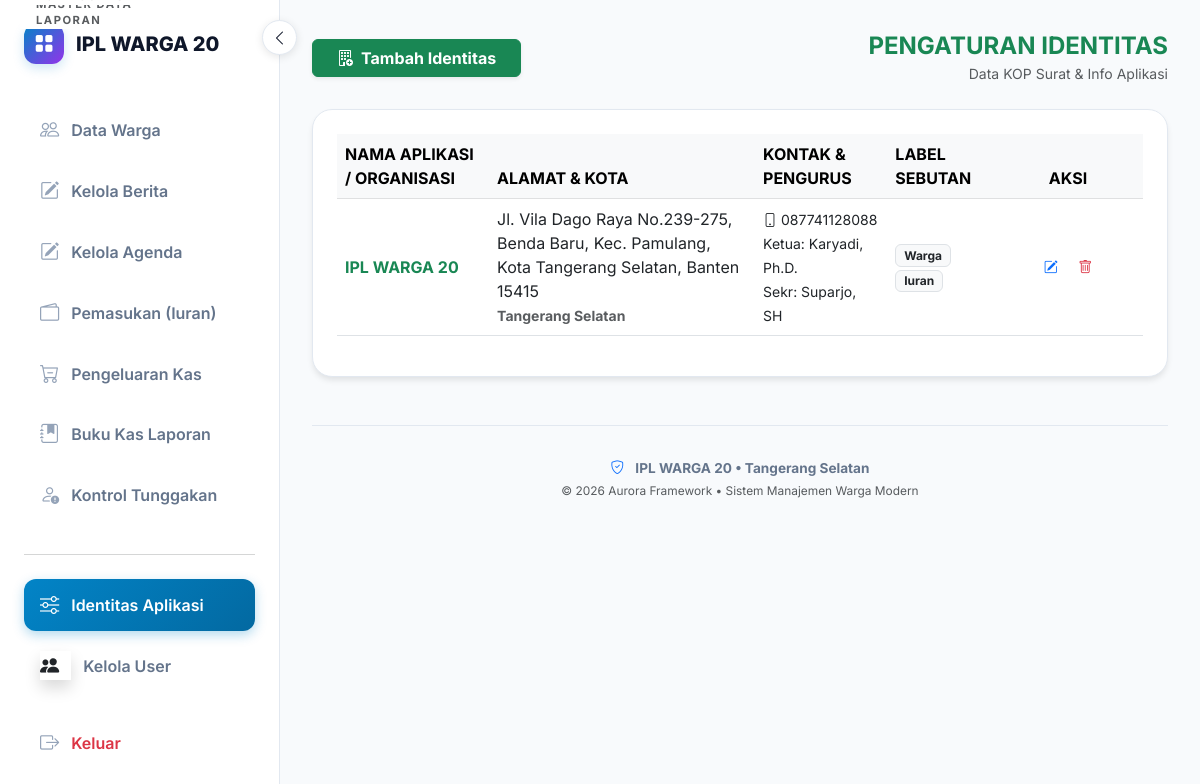
Page /identitas (signed in) on the committed database.
### models.py (models this page shows)
class Identitas(db.Model):
    id = db.Column(db.Integer, primary_key=True)
    nama_app = db.Column(db.String(100))
    alamat = db.Column(db.String(255))
    kota = db.Column(db.String(50))
    no_hp = db.Column(db.String(20))
    ketua = db.Column(db.String(100))
    sekretaris = db.Column(db.String(100))
    keterangan = db.Column(db.String(255))
    visi = db.Column(db.Text)
    misi = db.Column(db.Text)
    sejarah = db.Column(db.Text)
    label_anggota = db.Column(db.String(50), default='Warga')
    label_iuran = db.Column(db.String(50), default='Iuran')
    label_tingkat1 = db.Column(db.String(50), default='Zona')
    label_tingkat2 = db.Column(db.String(50), default='Blok')
    label_tingkat3 = db.Column(db.String(50), default='Cluster')

### app.py (the view)
@app.route('/identitas')
@login_required
def identitas_page():
    return render_template('identitas.html', data=Identitas.query.all())

### app.py (called while the page is built)
@login_manager.user_loader
def load_user(user_id):
    return db.session.get(User, int(user_id))

@app.before_request
def check_app_license():
    if request.endpoint and ('static' in request.endpoint or 'activate_license' in request.endpoint):
        return
    status, days_left = license_mgr.check_license()
    if status == "EXPIRED":
        return render_template_string(ACTIVATION_PAGE_HTML, hwid=license_mgr.get_hwid())
    request.license_status = status
    request.license_days_left = days_left

@app.context_processor
def inject_globals():
    berita_sidebar = Berita.query.order_by(Berita.tanggal.desc()).limit(5).all()
    agenda_sidebar = Agenda.query.order_by(Agenda.tanggal_kegiatan.asc()).limit(3).all()
    status = getattr(request, 'license_status', 'ACTIVE')
    days = getattr(request, 'license_days_left', 0)
    return {
        'datetime': datetime,
        'identitas': Identitas.query.first(),
        'active_page': request.path,
        'current_user': current_user,
        'sidebar_berita': berita_sidebar,
        'sidebar_agenda': agenda_sidebar,
        'is_trial': (status == 'TRIAL'),
        'license_days': days,
        'machine_id': license_mgr.get_hwid()
    }

    def get_hwid(self):
        try:
            sys_plat = platform.system()
            if sys_plat == 'Windows':
                cmd = 'wmic csproduct get uuid'
                return subprocess.check_output(cmd, shell=True).decode().split('\n')[1].strip()
            elif sys_plat == 'Darwin':  # macOS
                cmd = "ioreg -rd1 -c IOPlatformExpertDevice | grep -E '(IOPlatformUUID|uuid)'"
                output = subprocess.check_output(cmd, shell=True).decode()
                return output.split('"')[-2]
            return hashlib.sha256(str(uuid.getnode()).encode()).hexdigest()[:16].upper()
        except Exception:
            return "UNKNOWN-MACHINE-ID"

    def get_expected_key(self):
        hwid = self.get_hwid()
        raw = f"{hwid}::{self.secret_salt}"
        return hashlib.sha256(raw.encode()).hexdigest()[:20].upper()

    def _load_license_file(self):
        if os.path.exists(self.license_file):
            try:
                with open(self.license_file, 'r') as f:
                    return json.load(f)
            except: return None
        return None

### templates/identitas.html (shortened to what this page needs)
{% extends "base.html" %}
{% block content %}
<div class="row animate__animated animate__fadeIn">
    <div class="col-md-12 mb-4 d-flex justify-content-between align-items-center">
        <button type="button" class="btn btn-success px-4 shadow-sm fw-bold" data-bs-toggle="modal" data-bs-target="#modalTambahIdentitas">
            <i class="bi bi-building-add me-2"></i>Tambah Identitas
        </button>
        <div class="text-end">
            <h4 class="fw-bold text-success mb-0">PENGATURAN IDENTITAS</h4>
            <small class="text-muted">Data KOP Surat & Info Aplikasi</small>
        </div>
    </div>
    <div class="col-md-12">
        <div class="card shadow-sm border-0 p-4 text-dark">
            <div class="table-responsive">
                <table class="table table-hover w-100 align-middle">
                    <thead class="text-secondary table-light">
                        <tr>
                            <th>NAMA APLIKASI / ORGANISASI</th>
                            <th>ALAMAT & KOTA</th>
                            <th>KONTAK & PENGURUS</th>
                            <th>LABEL SEBUTAN</th>
                            <th class="text-center" style="width: 150px;">AKSI</th>
                        </tr>
                    </thead>
                    <tbody>
                        {% for d in data %}
                        <tr>
                            <td class="fw-bold text-success">{{ d.nama_app }}</td>
                            <td>
                                {{ d.alamat }}<br>
                                <small class="text-muted fw-bold">{{ d.kota }}</small>
                            </td>
                            <td>
                                <small><i class="bi bi-phone me-1"></i>{{ d.no_hp }}</small><br>
                                <small>Ketua: {{ d.ketua }}</small><br>
                                <small>Sekr: {{ d.sekretaris }}</small>
                            </td>
                            <td>
                                <span class="badge bg-light text-dark border">{{ d.label_anggota }}</span>
                                <span class="badge bg-light text-dark border">{{ d.label_iuran }}</span>
                            </td>
                            <td class="text-center">
                                <button type="button" class="btn btn-sm btn-outline-primary border-0 btn-edit-identitas"
                                        data-id="{{ d.id }}"
                                        data-nama="{{ d.nama_app }}"
                                        data-alamat="{{ d.alamat }}"
                                        data-kota="{{ d.kota }}"
                                        data-hp="{{ d.no_hp }}"
                                        data-ketua="{{ d.ketua }}"
                                        data-sekretaris="{{ d.sekretaris }}"
                                        data-ket="{{ d.keterangan }}"
                                        data-l_anggota="{{ d.label_anggota }}"
                                        data-l_iuran="{{ d.label_iuran }}"
                                        data-l_t1="{{ d.label_tingkat1 }}"
                                        data-l_t2="{{ d.label_tingkat2 }}"
                                        data-l_t3="{{ d.label_tingkat3 }}">
                                    <i class="bi bi-pencil-square"></i>
                                </button>
                                <a href="/identitas/hapus/{{ d.id }}" class="btn btn-sm btn-outline-danger border-0"
                                   onclick="return confirm('PERINGATAN: Menghapus identitas ini mungkin mempengaruhi tampilan KOP surat. Lanjutkan?')">
                                    <i class="bi bi-trash"></i>
                                </a>
                            </td>
                        </tr>
                        {% else %}
                        <tr>
                            <td colspan="5" class="text-center text-muted py-4">Belum ada data identitas tambahan.</td>
                        </tr>
                        {% endfor %}
                    </tbody>
                </table>
            </div>
        </div>
    </div>
</div>
{% endblock %}

### templates/base.html (shortened to what this page needs)
<!DOCTYPE html>
<html lang="id">
<head>
    <link href="https://cdn.jsdelivr.net/npm/bootstrap@5.3.0/dist/css/bootstrap.min.css" rel="stylesheet">
    <link rel="stylesheet" href="https://cdn.jsdelivr.net/npm/bootstrap-icons@1.11.0/font/bootstrap-icons.css">
    <link rel="stylesheet" href="https://cdnjs.cloudflare.com/ajax/libs/animate.css/4.1.1/animate.min.css"/>
</head>
<body>
    <button class="desktop-toggle btn d-none d-lg-flex" id="desktopToggle" aria-label="Toggle Sidebar">
        <i class="bi bi-chevron-left" id="toggleIcon"></i>
    </button>
    <nav class="sidebar" id="sidebar">
        <a href="/" class="sidebar-brand">
            <div class="brand-icon">
                <i class="bi bi-grid-fill"></i>
            </div>
            <span class="text-truncate">{{ identitas.nama_app if identitas else 'AURORA LEDGER' }}</span>
        </a>
        <div class="nav flex-column nav-pills">
            {% set active_page = request.path %}
            <small class="text-uppercase text-muted fw-bold mb-2 px-3 mt-2 section-title" style="font-size: 0.7rem; letter-spacing: 1.5px;">Master Data</small>
            <a href="/warga" class="nav-link {{ 'active' if active_page.startswith('/warga') }}">
                <i class="bi bi-people"></i> <span>Data {{ identitas.label_anggota }}</span>
            </a>
            <small class="text-uppercase text-muted fw-bold mb-2 px-3 mt-4 section-title" style="font-size: 0.7rem; letter-spacing: 1.5px;">Informasi</small>
            <a class="nav-link {{ 'active' if active_page.startswith('/admin/berita') }}" href="{{ url_for('berita.list_admin') }}">
                <i class="bi bi-pencil-square"></i> <span>Kelola Berita</span>
            </a>
            <a class="nav-link {{ 'active' if active_page.startswith('/admin/agenda') }}" href="{{ url_for('agenda.list_admin') }}">
                <i class="bi bi-pencil-square"></i> <span>Kelola Agenda</span>
            </a>
            <small class="text-uppercase text-muted fw-bold mb-2 px-3 mt-4 section-title" style="font-size: 0.7rem; letter-spacing: 1.5px;">Keuangan</small>
            <a class="nav-link {{ 'active' if active_page == '/' or active_page == '/bayar' }}" href="/">
                <i class="bi bi-wallet2"></i> <span>Pemasukan (Iuran)</span>
            </a>
            <a class="nav-link {{ 'active' if active_page.startswith('/pengeluaran') }}" href="/pengeluaran">
                <i class="bi bi-cart-dash"></i> <span>Pengeluaran Kas</span>
            </a>
            <small class="text-uppercase text-muted fw-bold mb-2 px-3 mt-4 section-title" style="font-size: 0.7rem; letter-spacing: 1.5px;">Laporan</small>
            <a class="nav-link {{ 'active' if active_page == '/laporan' }}" href="/laporan">
                <i class="bi bi-journal-bookmark-fill"></i> <span>Buku Kas Laporan</span>
            </a>
            <a class="nav-link {{ 'active' if active_page == '/laporan/tunggakan' }}" href="/laporan/tunggakan">
                <i class="bi bi-person-exclamation"></i> <span>Kontrol Tunggakan</span>
            </a>
            <hr class="my-4 text-muted opacity-25">
            <small class="text-uppercase text-muted fw-bold mb-2 px-3 section-title" style="font-size: 0.7rem; letter-spacing: 1.5px;">Konfigurasi</small>
            <a class="nav-link {{ 'active' if active_page.startswith('/identitas') }}" href="/identitas">
                <i class="bi bi-sliders"></i> <span>Identitas Aplikasi</span>
            </a>
            <a class="nav-link {{ 'active' if 'users' in request.path }}" href="{{ url_for('admin.user_admin') }}">
                <div class="icon-shape icon-sm shadow border-radius-md bg-white text-center me-2 d-flex align-items-center justify-content-center">
                    <i class="bi bi-people-fill {{ 'text-primary' if 'users' in request.path else 'text-dark' }}"></i>
                </div>
                <span class="nav-link-text ms-1">Kelola User</span>
            </a>
            <a class="nav-link text-danger mt-3" href="{{ url_for('auth.logout') }}">
                <i class="bi bi-box-arrow-right"></i> <span>Keluar</span>
            </a>
        </div>
        <div class="mt-auto pt-4">
        </div>
    </nav>
    <div class="main-content">
        <div class="animate__animated animate__fadeIn">
            {% block content %}{% endblock %}
        </div>
        <footer class="text-center mt-5">
            <div class="container-fluid">
                <p class="mb-1 fw-bold">
                    <i class="bi bi-shield-check me-2 text-primary"></i>
                    {{ identitas.nama_app if identitas else 'AURORA LEDGER' }}
                    {% if identitas and identitas.kota %} &bull; {{ identitas.kota }}{% endif %}
                </p>
                <p class="small mb-0 text-muted">
                    &copy; 2026 Aurora Framework &bull; Sistem Manajemen Warga Modern
                </p>
            </div>
        </footer>
    </div>
</body>
</html>

### templates/base.html (style rules this page uses)
* { margin: 0; padding: 0; box-sizing: border-box; }
:root { --electric-blue: #0284c7; --neon-purple: #9333ea; --sidebar-width: 280px; --sidebar-collapsed-width: 85px; --slate-dark: #0f172a; --slate-muted: #64748b; --bg-light: #f8fafc; --z-sidebar: 1030; --z-mobile-toggle: 1040; --z-sidebar-backdrop: 1025; --transition-speed: 0.3s; }
body { font-family: 'Inter', sans-serif; background: var(--bg-light); color: var(--slate-dark); min-height: 100vh; overflow-x: hidden; transition: background var(--transition-speed); }
.sidebar { width: var(--sidebar-width); height: 100vh; position: fixed; top: 0; left: 0; z-index: var(--z-sidebar); background: #ffffff; border-right: 1px solid #e2e8f0; padding: 1.5rem; display: flex; flex-direction: column; transition: width var(--transition-speed) ease, transform var(--transition-speed) ease; overflow-y: auto; overflow-x: hidden; }
.sidebar-brand { font-weight: 800; font-size: 1.25rem; color: var(--slate-dark); text-decoration: none; display: flex; align-items: center; margin-bottom: 2.5rem; white-space: nowrap; }
.brand-icon { width: 40px; height: 40px; min-width: 40px; background: linear-gradient(135deg, var(--electric-blue), var(--neon-purple)); border-radius: 12px; display: flex; align-items: center; justify-content: center; color: white; font-size: 1.2rem; margin-right: 0.75rem; box-shadow: 0 4px 12px rgba(2, 132, 199, 0.2); transition: margin var(--transition-speed); }
.nav-pills .nav-link { color: var(--slate-muted); font-weight: 600; padding: 0.75rem 1rem; border-radius: 12px; margin-bottom: 0.5rem; transition: all 0.2s ease; display: flex; align-items: center; white-space: nowrap; }
.nav-pills .nav-link i { font-size: 1.2rem; margin-right: 0.75rem; color: #94a3b8; }
.nav-pills .nav-link.active { background: linear-gradient(135deg, var(--electric-blue), #0369a1); color: #ffffff !important; box-shadow: 0 4px 12px rgba(2, 132, 199, 0.3); }
.nav-pills .nav-link.active i { color: #ffffff !important; }
.main-content { margin-left: var(--sidebar-width); padding: 2rem; min-height: 100vh; display: flex; flex-direction: column; transition: margin-left var(--transition-speed) ease; }
.menu-toggle, .desktop-toggle { position: fixed; z-index: var(--z-mobile-toggle); padding: 0.5rem 0.7rem; background: white; border-radius: 8px; box-shadow: 0 2px 8px rgba(0,0,0,0.1); border: 1px solid #e2e8f0; color: var(--slate-dark); cursor: pointer; display: flex; align-items: center; justify-content: center; }
.desktop-toggle { top: 1.25rem; left: calc(var(--sidebar-width) - 18px); transition: left var(--transition-speed) ease; width: 35px; height: 35px; border-radius: 50%; }
.card { background: #ffffff !important; border: 1px solid #e2e8f0 !important; border-radius: 20px; box-shadow: 0 4px 6px -1px rgba(0,0,0,0.1) !important; }
footer { margin-top: auto; padding-top: 2rem; border-top: 1px solid #e2e8f0; color: var(--slate-muted); font-size: 0.85rem; }

### templates/identitas.html (style rules this page uses)
.section-title { background: #fff; padding: 0 10px; position: absolute; top: -12px; left: 20px; font-size: 0.75rem; text-transform: uppercase; letter-spacing: 1px; }

### rows in the picture
Identitas: nama_app "IPL WARGA 20", label_anggota "Warga", alamat "Jl. Vila Dago Raya No.239-275, Benda Baru, Kec. Pamulang, Kota Tangerang Selatan, Banten 15415", kota "Tangerang Selatan", no_hp "087741128088", ketua "Karyadi, Ph.D.", sekretaris "Suparjo, SH", label_iuran "Iuran"
